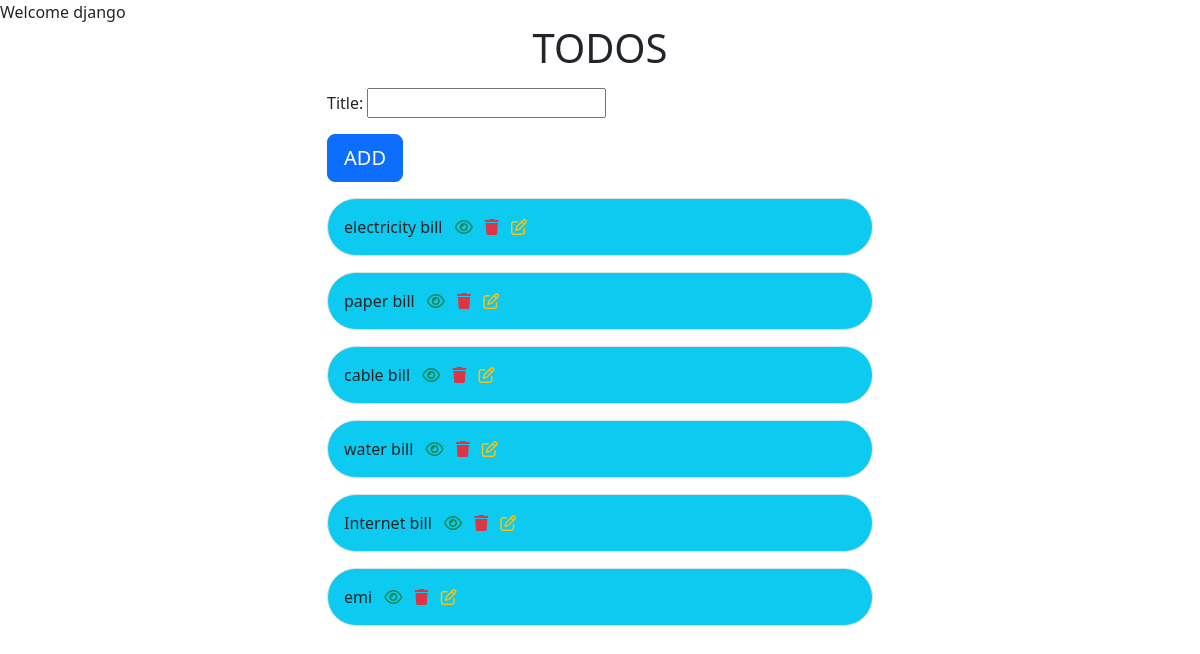
Screenshot of /index (signed in) with the database file from the repository.
### remainder/models.py (models this page shows, shortened)
class Todos(models.Model):
    title=models.CharField(max_length=200)
    created_date=models.DateTimeField(auto_now_add=True)
    status=models.BooleanField(default=False)
    user=models.ForeignKey(User,on_delete=models.CASCADE)

### remainder/views.py (the view, shortened to what this page needs)
# urls.py: path("index",IndexView.as_view(),name="index"),
@method_decorator(signin_required,name="dispatch")
class IndexView(View):
    template_name="index.html"
    def get(self,request,*args,**kwargs):
        form=TodoCreateForm()
        qs=Todos.objects.filter(user=request.user)
        return render(request,self.template_name,{"form":form,"todos":qs})

### remainder/forms.py
class TodoCreateForm(forms.ModelForm):
    class Meta:
        model=Todos
        fields=["title"]

### remainder/views.py (called while the page is built)
def signin_required(fn):
    def wrapper(request,*args,**kwargs):
            if not request.user.is_authenticated:
                  messages.error(request,"invalid session")
                  return redirect("login")
            else:
                return fn(request,*args,**kwargs)
    return wrapper

### remainder/templates/index.html (shortened to what this page needs)
<!DOCTYPE html>
<html lang="en">
<head>
    <link href="https://cdn.jsdelivr.net/npm/bootstrap@5.3.2/dist/css/bootstrap.min.css" rel="stylesheet">
    <link rel="stylesheet" href="https://cdnjs.cloudflare.com/ajax/libs/font-awesome/6.4.2/css/all.min.css" />
</head>
<body>
    Welcome {{request.user}}
    <div class="container">
        <div class="row"
        ><div class="col-3"></div>
        <div class="col-6">
            <h1 class="text-center mb-3">TODOS</h1>
            <form action="" method="post">
                {{form.as_p}}
                <button class="btn btn-primary btn-lg mb-3" type="submit">ADD</button>
            </form>
        </div>
        <div class="col-3"></div>
    </div>
    <div class="row">
    <div class="col-3"></div>
    <div class="col-6">
        {%if todos%}
          {%for todo in todos%}
              <div class="bg-info text-dark border rounded-pill mb-3 p-3">
                {{todo.title}}
                <a href="{%url 'detail-todo' todo.id%}" class="ms-2 mx-auto" ><i class="fa-regular fa-eye fa-beat text-success"></i></a>
                            <a href="{%url 'delete-todo' todo.id%}" class="ms-2 mx-auto" ><i class="fa-solid fa-trash text-danger"></i></a>
                            <a href="{%url 'change-todo' todo.id%}" class="ms-2 mx-auto" ><i class="fa-regular fa-pen-to-square text-warning"></i></a>
              </div>
          {%endfor%}
        {%endif%}
    </div>
    <div class="col-3"></div></div>
    </div>
</body>
</html>

### rows the page displays
Todos: title "electricity bill"
Todos: title "paper bill"
Todos: title "cable bill"
Todos: title "water bill"
Todos: title "Internet bill"
Todos: title "emi"

### other values shown
{{ request.user }} "django"
